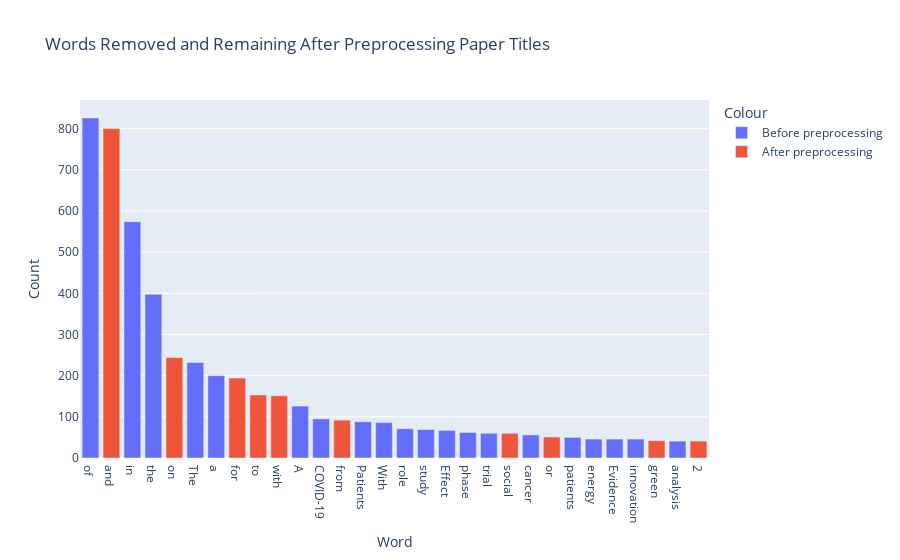

Notebook cell for this chart:
### Code cell
# Reduce paper title lists to single strings
before_preprocessing = " ".join(article_names)
words = before_preprocessing.split()
words2 = [word for sublist in preprocessed_titles for word in sublist]

# Count occurences of each word
word_counts = Counter(words)
word_counts2 = Counter(words2)

# Order the results by word counts
ordered_word_counts = word_counts.most_common(30)
ordered_word_counts2 = word_counts2.most_common(30)

# Create dataframe to store words
df = pd.DataFrame(columns = ['Word', 'Count', 'Colour'])

# Add all original words to dataframe as blue
for word, count in ordered_word_counts:
    df.loc[len(df.index)] = [word, count, 'blue'] 

# Change bar colour of preprocessed words to be red
for word, count in ordered_word_counts2:
    if word in df['Word'].values:
        index_to_change = df[df['Word'] == word].index[0]
        df.at[index_to_change, 'Colour'] = 'red'

# Create a Plotly bar chart
fig = px.bar(df, x='Word', y='Count', color='Colour',
             category_orders={'Word': df['Word'].tolist()},
             title = 'Words Removed and Remaining After Preprocessing Paper Titles')

# Change labels and order words by counts not colour
legend_labels = {'blue': 'Before preprocessing', 'red': 'After preprocessing'}
fig.for_each_trace(lambda t: t.update(name=legend_labels.get(t.name, t.name)))
fig.show()

### Figure 1 — Plotly figure (JSON) as saved in the notebook; plotly's stock layout.template omitted (floating-point values rounded to 4 significant figures)
{"data": [{"alignmentgroup": "True", "hovertemplate": "Colour=blue<br>Word=%{x}<br>Count=%{y}<extra></extra>", "legendgroup": "blue", "marker": {"color": "#636efa", "pattern": {"shape": ""}}, "name": "Before preprocessing", "offsetgroup": "blue", "orientation": "v", "showlegend": true, "textposition": "auto", "type": "bar", "x": ["of", "in", "the", "The", "a", "A", "COVID-19", "Patients", "With", "role", "study", "Effect", "phase", "trial", "cancer", "patients", "energy", "Evidence", "innovation", "analysis"], "xaxis": "x", "y": [826, 574, 398, 232, 200, 126, 95, 88, 86, 71, 69, 67, 62, 60, 56, 50, 46, 46, 46, 41], "yaxis": "y"}, {"alignmentgroup": "True", "hovertemplate": "Colour=red<br>Word=%{x}<br>Count=%{y}<extra></extra>", "legendgroup": "red", "marker": {"color": "#EF553B", "pattern": {"shape": ""}}, "name": "After preprocessing", "offsetgroup": "red", "orientation": "v", "showlegend": true, "textposition": "auto", "type": "bar", "x": ["and", "on", "for", "to", "with", "from", "social", "or", "green", "2"], "xaxis": "x", "y": [800, 244, 194, 153, 151, 92, 60, 51, 42, 41], "yaxis": "y"}], "layout": {"barmode": "relative", "legend": {"title": {"text": "Colour"}, "tracegroupgap": 0}, "title": {"text": "Words Removed and Remaining After Preprocessing Paper Titles"}, "xaxis": {"anchor": "y", "categoryarray": ["of", "and", "in", "the", "on", "The", "a", "for", "to", "with", "A", "COVID-19", "from", "Patients", "With", "role", "study", "Effect", "phase", "trial", "social", "cancer", "or", "patients", "energy", "Evidence", "innovation", "green", "analysis", "2"], "categoryorder": "array", "domain": [0, 1], "title": {"text": "Word"}}, "yaxis": {"anchor": "x", "domain": [0, 1], "title": {"text": "Count"}}}}
